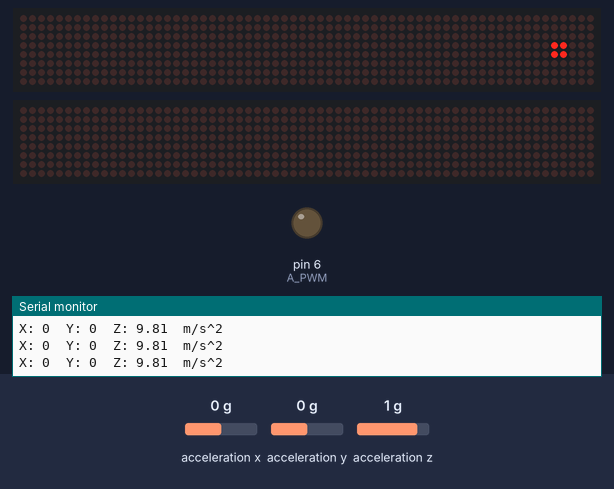
A sketch run on a simulated Arduino Mega 2560, built for the host (arithmetic inside an expression is 32-bit, double 64-bit). On the bench: 2 × 64×8 LED matrix, output pins drawn as LEDs (lit = HIGH), the last lines printed to the serial monitor. Dashed ring = blinking. Inputs (shaded band) come from the test bench; at power-on: acceleration x 0 g, acceleration y 0 g, acceleration z 1 g.

Above: at 3.3 s.
3.4 s: acceleration x set to 0.4 g
At 4.3 s:
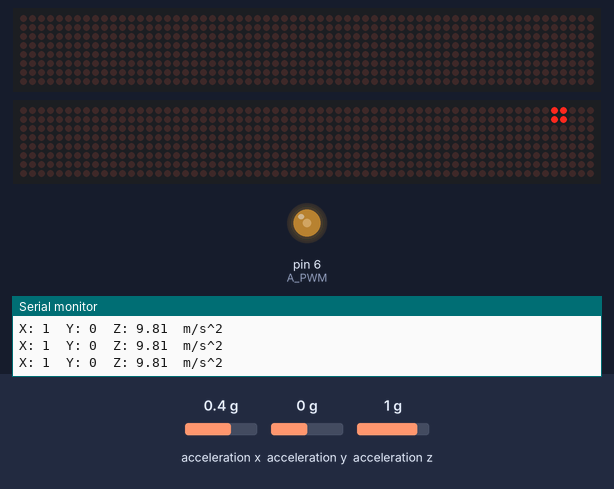
5.4 s: acceleration y set to -1.4 g
At 8.1 s:
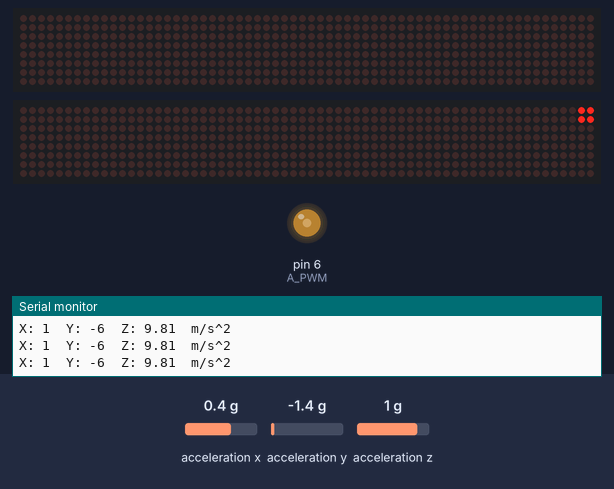
8.4 s: acceleration y set to 0.8 g
At 9.8 s:
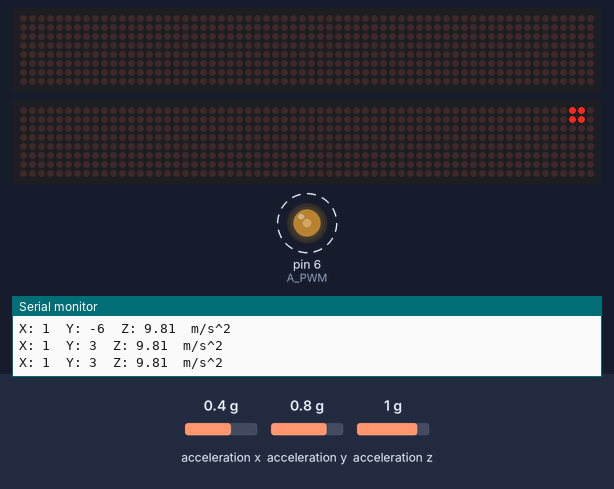
11.4 s: acceleration x set to -1.4 g
At 12.5 s:
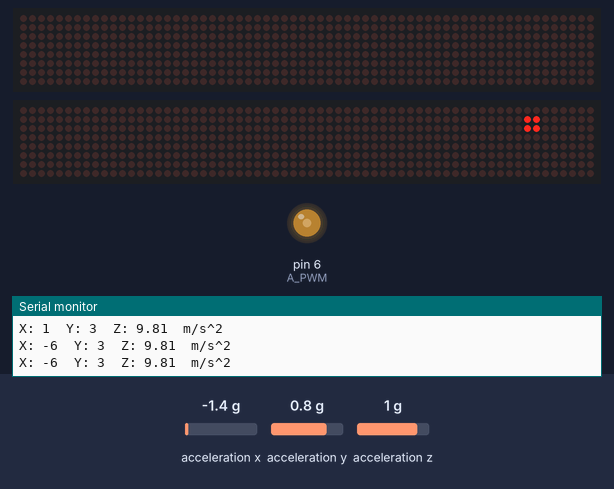
14.4 s: acceleration y set to 0 g
At 16.4 s:
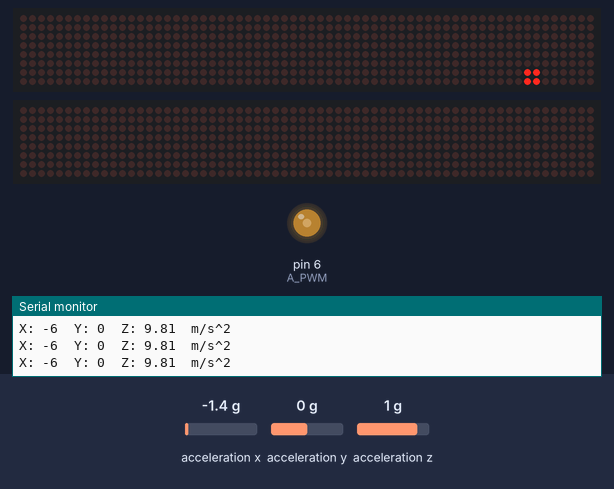
17.3 s: acceleration x set to 0.8 g
At 18.8 s:
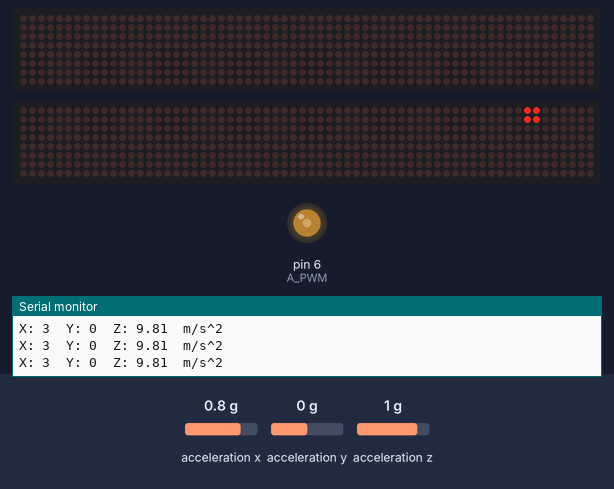
Timing chart, 0 to 21.3 s (numbered marks = the images above; inputs shaded):
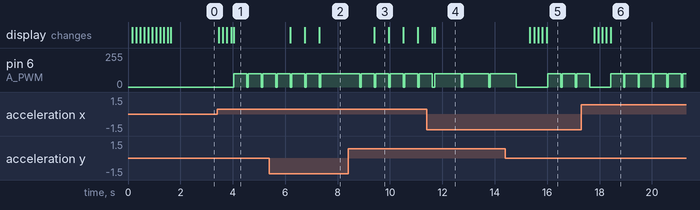

Measured:
- the behaviour switches between 0.2 and 0.3 g on acceleration x (found by bisection; images 0 and 1)
- after the input at 3.4 s, pin 6 (A_PWM): 0/255 → 100/255 after 0.64 s; the display: first changes after 0.06 s (image 1 shows a later state)
- after the input at 5.4 s, pin 6 (A_PWM): goes on until 7.4 s, then stays 100/255; the display: first changes after 0.79 s (image 2 shows a later state)
- after the input at 8.4 s, pin 6 (A_PWM): alternates 100/255 for 0.50 s and 0/255 for 0.05 s, starting after 1.0 s; the display: changes after 1.0 s (image 3)
- after the input at 11.4 s, the display: first differs from a run without the input after 0.32 s (image 4)
- after the input at 14.4 s, the display: first changes after 0.94 s (image 5 shows a later state)
- after the input at 17.3 s, the display: first changes after 0.49 s (image 6 shows a later state)

The sketch:

Moving_ball.ino
```cpp
#include <Adafruit_ADXL345_U.h>
#include <Adafruit_Sensor.h>
#include <LedControl.h>
#include <SPI.h>
#include <Wire.h>

#include "flip_click_defs.h"
#define C_MATRIX 0
#define D_MATRIX 0
#define TRUE 1
#define FALSE 0
LedControl D_led = LedControl( D_MOSI, D_SCK, D_CS, D_MATRIX );
LedControl C_led = LedControl( C_MOSI, C_SCK, C_CS, C_MATRIX );
Adafruit_ADXL345_Unified accel = Adafruit_ADXL345_Unified(12345);

int i;
int row;
byte value;
sensors_event_t event;

// HEADS UP, INCREMENT AND DECREMENT FUNCTIONS FOR MATRIX D TAKE UP NEGATIVE VALUES ONLY!


int incrementD (int row, byte value) {
  if ( row < -7) row=-7;
  row = 8 + row;
  if (row == 7) {
    D_led.setRow(C_MATRIX, 6, 0b00000000);
    C_led.setRow(C_MATRIX, 0, value);
  }

  else if (row == 1)
  {   D_led.setRow(C_MATRIX,  0, 0b00000000);
      D_led.setRow(C_MATRIX, row+1, value);

  }

  else  {
    D_led.setRow(C_MATRIX, row-1, 0b00000000);
    D_led.setRow(C_MATRIX, row+1, value);
  }
  row = row - 8;
  row++;
  return row;
}


int incrementC (int row, byte value) {
    if (row < 0) incrementD(row, value);
    if (row == 7) {
        // RING BUZZER;
        analogWrite(A_PWM, 100);
        delay(500);
        analogWrite(A_PWM, 0);
        return row;
      }

    if (row == 6) {
        C_led.setRow(C_MATRIX, row-1, 0b00000000);
        C_led.setRow(C_MATRIX, row+1, value);
      }

    if (row == 0) {
        D_led.setRow(D_MATRIX, 7, 0b00000000);
        C_led.setRow(C_MATRIX, 0, value);
        C_led.setRow(C_MATRIX, 1, value);
      }

      else {
          C_led.setRow(C_MATRIX, row-1, 0b00000000);
          C_led.setRow(C_MATRIX, row, value);
          C_led.setRow(C_MATRIX, row+1, value);
        }
    row++;
    return row;
}


byte MOVECENTERUP (byte value) {
  if (value == 0b11000000) {
      // RING BUZZER!
      analogWrite(A_PWM, 100);
      delay(500);
      analogWrite(A_PWM, 0);
      return value;
    }

  value = value << 1;
  C_led.setRow(C_MATRIX, 0, value );
  D_led.setRow(C_MATRIX, 7, value );

  return value;
  }

byte MOVECENTERDOWN (byte value) {
  if (value == 0b00000011) {
      // RING BUZZER!
      analogWrite(A_PWM, 100);
      delay(500);
      analogWrite(A_PWM, 0);
      return value;
    }

  value = value >> 1;
  C_led.setRow(C_MATRIX, 0, value );
  D_led.setRow(C_MATRIX, 7, value );

  return value;
}


byte moveCUP (int row, byte value) {
  if (row < 0) moveDUP(row, value);

  if (value == 0b11000000) {
    // RING BUZZER!!;
      analogWrite(A_PWM, 100);
      delay(500);
      analogWrite(A_PWM, 0);
    return value;
  }

  else {
  value = value << 1;
  C_led.setRow(C_MATRIX, row, value);
  C_led.setRow(C_MATRIX, row-1, value);
  }
  return value;
}

byte moveCDOWN (int row, byte value) {
  if (row < 0) moveDDOWN (row, value);
  if (value == 0b00000011) {
    // RING BUZZER!!;
      analogWrite(A_PWM, 100);
      delay(500);
      analogWrite(A_PWM, 0);
    return value;
     }

  else {
  value = value >> 1;
  C_led.setRow(C_MATRIX, row, value);
  C_led.setRow(C_MATRIX, row-1, value);
  }

  return value;

}


byte moveDUP (int row, byte value) {
  if ( row < -7) row=-7;
  row = 8 + row;
  if (value == 0b11000000) {
    // RING BUZZER!!;
      analogWrite(A_PWM, 100);
      delay(500);
      analogWrite(A_PWM, 0);
    return value;
  }

  value = value << 1;
  D_led.setRow(D_MATRIX, row, value);
  D_led.setRow(D_MATRIX, row-1, value);
  row = 8 - row;
  return value;
}

byte moveDDOWN (int row, byte value) {
  if ( row < -7) row=-7;
  row = 8 + row;
  if (value == 0b00000011) {
    // RING BUZZER!!;
      analogWrite(A_PWM, 100);
      delay(500);
      analogWrite(A_PWM, 0);
    return value;
  }
  value = value >> 1;
  D_led.setRow(D_MATRIX, row, value);
  D_led.setRow(D_MATRIX, row-1, value);
  row = 8 - row;
  return value;
}


int decrementD (int row, byte value) {
  if ( row < -7) row=-7;
  row = 8 + row;
  if ( row == 2) {
          D_led.setRow(D_MATRIX, row, 0b00000000);
          D_led.setRow(D_MATRIX, row-1, value);
          D_led.setRow(D_MATRIX, row-2, value);
          }


       else if (row < 2) {
          // SOUND BUZZER
          analogWrite(A_PWM, 100);
          delay(500);
          analogWrite(A_PWM, 0);
          row = row - 8;
          return row;
       }

       else {
       D_led.setRow(D_MATRIX, row, 0b00000000);
       D_led.setRow(D_MATRIX, row-1, value);
       D_led.setRow(D_MATRIX, row-2, value);
       }
       row = row - 8;
  return row -1;

}


int decrementC (int row, byte value) {
  if (row == 1) {
        C_led.setRow(C_MATRIX, row, 0b00000000);
        C_led.setRow(C_MATRIX, row-1, value);
        D_led.setRow(D_MATRIX, 7,value);
  }

  else if (row == 0) {
      C_led.setRow(C_MATRIX, 0, 0b00000000);
      D_led.setRow(D_MATRIX, 7,value);
      D_led.setRow(D_MATRIX, 6,value);

    }

  else if ( row < 0 ) {
    decrementD(row, value);
  }

  else {
        C_led.setRow(C_MATRIX, row, 0b00000000);
        C_led.setRow(C_MATRIX, row-1, value);
        C_led.setRow(C_MATRIX, row-2, value);
  }

  return row-1;
}


void updateposition(int16_t x, int16_t y) {
    if (x>0) row = decrementC(row, value);
    else if (x < 0) row = incrementC(row, value);

    if ( y > 0) // move UP;
    {

       if ( row == 0) value = MOVECENTERUP(value);
      else value = moveCUP ( row, value);

    }

    else if ( y < 0) // move DOWN;
    {

      if ( row == 0) value = MOVECENTERDOWN(value);
      else  value = moveCDOWN ( row, value);

    }

}


void setup() {
  Serial.begin(9600);
  Wire1.begin();
  // put your setup code here, to run once:

  C_led.shutdown(0,false);

  /* Set the brightness to a medium values */

  C_led.setIntensity(0,8);

  /* and clear the display */

  C_led.clearDisplay(0);


  for (i=0; i<8; i++) {
    C_led.setLed(C_MATRIX, i, 0, TRUE);
    delay(50);
    }

  D_led.shutdown(0,false);

  /* Set the brightness to a medium values  */

  D_led.setIntensity(0,8);

  /* and clear the display */

  D_led.clearDisplay(0);


  for (i=0; i<8; i++) {
    D_led.setLed(D_MATRIX, i, 0, TRUE);
    delay(50);
    }

  for (i=0; i<8; i++) {
    C_led.setLed(C_MATRIX, i, 0, FALSE);
    delay(50);
    }
  for (i=0; i<8; i++) {
    D_led.setLed(D_MATRIX, i, 0, FALSE);
    delay(50);
    }

  C_led.setRow(C_MATRIX, 4, 0b00011000);  // set the LEDs vertically
  C_led.setRow(C_MATRIX, 3, 0b00011000);
  delay(500);

      value = 0b00011000;
      row = 4;


    /* Initialise the sensor */

  if(!accel.begin())
  {
    /* There was a problem detecting the ADXL345 ... check your connections */
    Serial.println("Ooops, no ADXL345 detected ... Check your wiring!");
    while(1);
  }

  /* Set the range to whatever is appropriate for your project */
  accel.setRange(ADXL345_RANGE_4_G);

}

int16_t x,y,z;
void loop() {
   accel.getEvent(&event);
   x = map(event.acceleration.x, -8, 8, -4, 4);
   y = map(event.acceleration.y, -8, 8, -4, 4);
   Serial.print("X: "); Serial.print(x); Serial.print("  ");
   Serial.print("Y: "); Serial.print(y); Serial.print("  ");
   Serial.print("Z: "); Serial.print(event.acceleration.z); Serial.print("  ");Serial.println("m/s^2 ");
   delay(50);
   updateposition(x,y);

}
```

flip_click_defs.h
```cpp
#ifndef FLIP_CLICK_DEFS_H
#define FLIP_CLICK_DEFS_H

/***************
 *** Click D ***
 ***************/
#define D_AN   57
#define D_RST  36
#define D_CS   78
#define D_SCK  76
#define D_MISO 74
#define D_MOSI 75

#define D_PWM  9
#define D_INT  29
#define D_RX   15
#define D_TX   14
#define D_I2C1_SCL 21
#define D_I2C1_SDA 20

/***************
 *** Click C ***
 ***************/
#define C_AN   56
#define C_RST  35
#define C_CS   52
#define C_SCK  76
#define C_MISO 74
#define C_MOSI 75

#define C_PWM  8
#define C_INT  28
#define C_RX   15
#define C_TX   14
#define C_I2C1_SCL 21
#define C_I2C1_SDA 20

/***************
 *** Click B ***
 ***************/
#define B_AN   55
#define B_RST  34
#define B_CS   4
#define B_SCK  76
#define B_MISO 74
#define B_MOSI 75

#define B_PWM  7
#define B_INT  27
#define B_RX   15
#define B_TX   14
#define B_I2C1_SCL 71
#define B_I2C1_SDA 70

/***************
 *** Click A ***
 ***************/
#define A_AN   54
#define A_RST  33
#define A_CS   77
#define A_SCK  76
#define A_MISO 74
#define A_MOSI 75

#define A_PWM  6
#define A_INT  26
#define A_RX   15
#define A_TX   14
#define A_I2C1_SCL 71
#define A_I2C1_SDA 70

#endif
```
